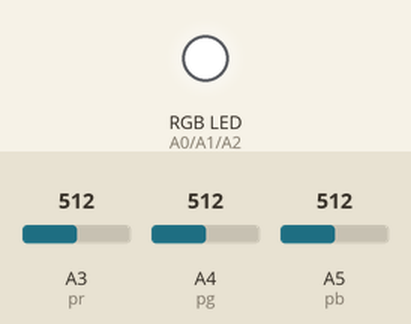
A sketch run on a simulated Arduino Uno, built with avr-gcc and run on an emulated ATmega328P. Shown: an RGB LED mixed from three pins (HIGH = lit). The test bench sets the inputs (shaded band); at power-on: A3 (pr) = 512, A4 (pg) = 512, A5 (pb) = 512.

Above: at 1.2 s.
1.3 s: A3 (pr) set to 142
2.8 s: A3 (pr) set to 118
At 3.1 s:
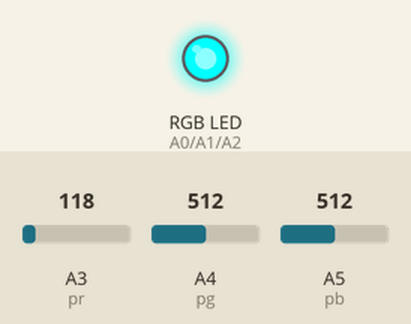
4.3 s: A4 (pg) set to 138
5.8 s: A4 (pg) set to 119
At 6.6 s:
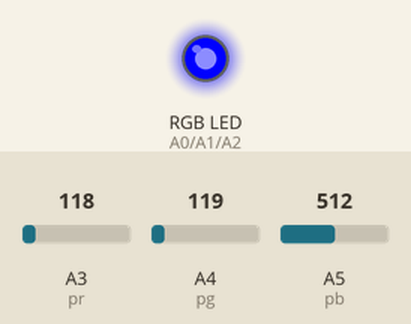
7.3 s: A5 (pb) set to 134
8.8 s: A5 (pb) set to 115
At 10.0 s:
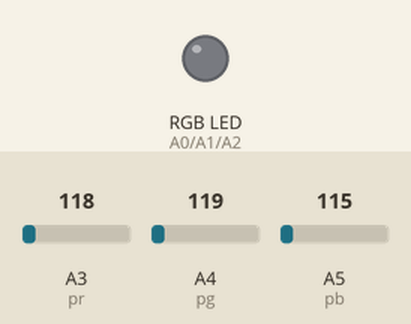
Timing chart, 0 to 11.3 s (numbered marks = the images above; inputs shaded):
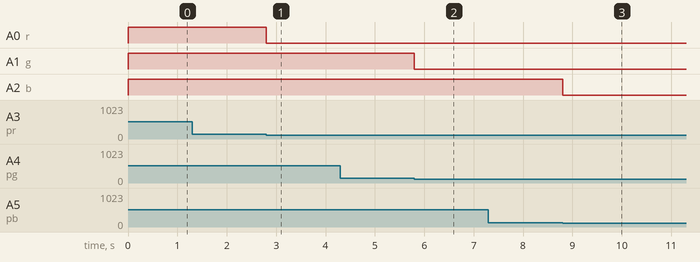

Measured:
- the behaviour switches between 128 and 127 on A3 (pr) (found by bisection; images 0 and 1)
- the behaviour switches between 128 and 127 on A4 (pg) (found by bisection; images 1 and 2)
- the behaviour switches between 128 and 127 on A5 (pb) (found by bisection; images 2 and 3)
- after the input at 1.3 s, every drawn part: stays the same
- after the input at 2.8 s, A0 (r): HIGH → LOW at once
- after the input at 4.3 s, every drawn part: stays the same
- after the input at 5.8 s, A1 (g): HIGH → LOW at once
- after the input at 7.3 s, every drawn part: stays the same
- after the input at 8.8 s, A2 (b): HIGH → LOW at once

The sketch:

led_p.ino
```cpp
#define r A0
#define g A1
#define b A2
#define pr A3
#define pg A4
#define pb A5

void setup() {
  pinMode(r,OUTPUT);
  pinMode(g,OUTPUT);
  pinMode(b,OUTPUT);
  pinMode(pr,INPUT);
   pinMode(pg,INPUT);
    pinMode(pb,INPUT);
}

void loop() {
 int RValue = analogRead(pr);
 int GValue = analogRead(pg);
 int BValue = analogRead(pb);
 RGB(RValue,GValue,BValue);
}
void RGB(int R , int G, int B){
  analogWrite(r,R);
  analogWrite(g,G);
  analogWrite(b,B);
}
```
